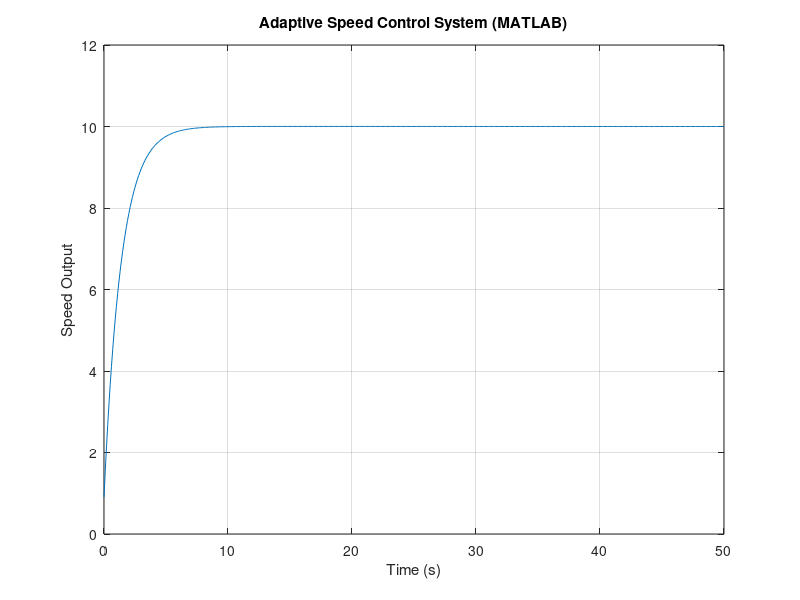

Here is the MATLAB script that generated this plot:
% Vehicle model: G(s) = 1 / (1000s + 50)
num = 1;
den = [1000 50];
plant = tf(num, den);  % Transfer function

% PID controller parameters
Kp = 800;
Ki = 40;
Kd = 100;

% Create PID controller
controller = pid(Kp, Ki, Kd);

% Closed-loop system
sys_cl = feedback(controller * plant, 1);

% Simulate step response (target speed = 10 units)
t = 0:0.1:50;
[y, t] = step(10 * sys_cl, t);

% Plot
plot(t, y);
xlabel('Time (s)');
ylabel('Speed Output');
title('Adaptive Speed Control System (MATLAB)');
grid on;
